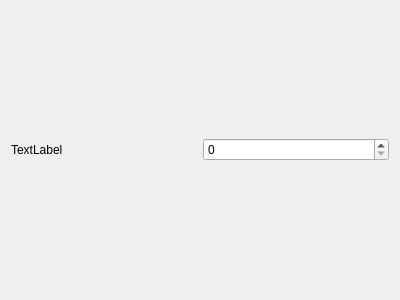
<?xml version="1.0" encoding="UTF-8"?>
<ui version="4.0">
 <class>ZynSpinBox</class>
 <widget class="QWidget" name="ZynSpinBox">
  <property name="geometry">
   <rect>
    <x>0</x>
    <y>0</y>
    <width>400</width>
    <height>300</height>
   </rect>
  </property>
  <property name="windowTitle">
   <string>Form</string>
  </property>
  <layout class="QHBoxLayout" name="horizontalLayout">
   <item>
    <widget class="QLabel" name="label">
     <property name="text">
      <string>TextLabel</string>
     </property>
    </widget>
   </item>
   <item>
    <widget class="QSpinBox" name="spinBox"/>
   </item>
  </layout>
 </widget>
 <resources/>
 <connections/>
</ui>
